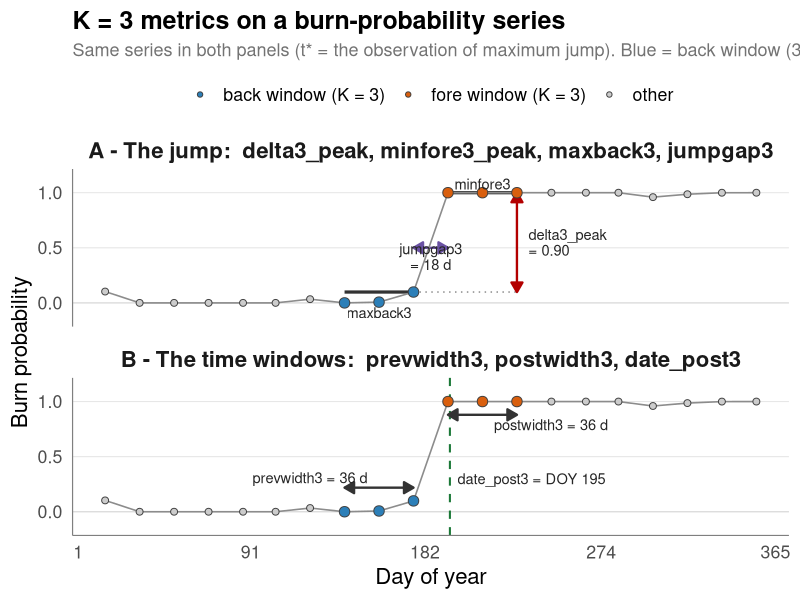
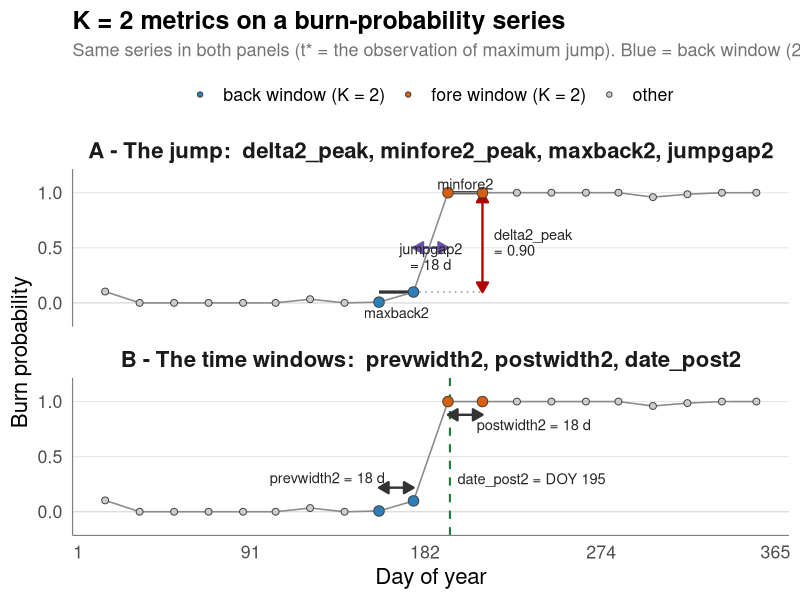

The R script that drew these images, in order:
# ---------------------------------------------------------------------------
# ATBD figures: the burn-probability time-series metrics, schematically.
#
# English port of the two panels of
#   collection-01/notebooks/bpts_metrics_explained.qmd
# (originally written in Spanish to explain step 03 to the team). Same synthetic
# series, same seed, same geometry; only the labels and the titles are translated.
#
# Run from this directory:  Rscript make_bpts_figures.R
# Writes: bpts_metrics_k3.png, bpts_metrics_k2.png
# ---------------------------------------------------------------------------

suppressPackageStartupMessages({
  library(tidyverse)
})

theme_burn <- function(base_size = 16) {
  theme_minimal(base_size = base_size) +
    theme(
      strip.text.x       = element_text(face = "bold", size = base_size,
                                        margin = margin(b = 6)),
      panel.spacing      = unit(1.1, "lines"),
      panel.grid.minor   = element_blank(),
      panel.grid.major.x = element_blank(),
      panel.grid.major.y = element_line(colour = "grey90", linewidth = 0.35),
      axis.line          = element_line(colour = "grey50", linewidth = 0.4),
      plot.title         = element_text(face = "bold", size = base_size + 2,
                                        margin = margin(b = 6)),
      plot.subtitle      = element_text(size = base_size - 3, colour = "grey45",
                                        margin = margin(b = 8)),
      legend.position    = "top"
    )
}
theme_set(theme_burn())

# --- synthetic series: many zeros -> jump -> many ~1, with a little noise -----
set.seed(7)
n     <- 20
doy   <- round(seq(15, 355, length.out = n))   # ~18 d apart
base  <- c(rep(0, 10), rep(1, 10))             # clean step
noise <- rnorm(n, 0, 0.045)
p     <- pmin(pmax(base + noise, 0), 1)

tstar <- 11L
arr   <- arrow(length = unit(0.11, "inches"), ends = "both", type = "closed")
col_prev <- "#2C7FB8"; col_post <- "#D95F0E"

make_panel <- function(K, outfile) {

  prev_idx <- (tstar - K):(tstar - 1L)
  post_idx <- tstar:(tstar + K - 1L)

  maxback   <- max(p[prev_idx])
  minfore   <- min(p[post_idx])
  delta     <- minfore - maxback
  jumpgap   <- doy[tstar] - doy[tstar - 1L]
  prevwidth <- doy[tstar - 1L] - doy[tstar - K]
  postwidth <- doy[tstar + K - 1L] - doy[tstar]
  date_post <- doy[tstar] + 1L

  lab_prev <- sprintf("back window (K = %d)", K)
  lab_post <- sprintf("fore window (K = %d)", K)

  role <- rep("other", n)
  role[prev_idx] <- lab_prev
  role[post_idx] <- lab_post
  role <- factor(role, levels = c(lab_prev, lab_post, "other"))

  panel_levels <- c(
    sprintf("A - The jump:  delta%d_peak, minfore%d_peak, maxback%d, jumpgap%d",
            K, K, K, K),
    sprintf("B - The time windows:  prevwidth%d, postwidth%d, date_post%d",
            K, K, K)
  )
  pA <- panel_levels[1]; pB <- panel_levels[2]

  df <- tidyr::crossing(
    panel = factor(panel_levels, levels = panel_levels),
    tibble(doy = doy, p = p, role = role)
  )

  # ---- panel A: level segments, the jump (delta) and the jumpgap ------------
  segA <- tibble(
    panel = factor(c(pA, pA), levels = panel_levels),
    x     = c(doy[prev_idx[1]], doy[post_idx[1]]),
    xend  = c(doy[prev_idx[K]], doy[post_idx[K]]),
    y     = c(maxback, minfore), yend = c(maxback, minfore)
  )
  x_delta <- doy[post_idx[K]]
  arrA <- tibble(panel = factor(pA, levels = panel_levels),
                 x = x_delta, xend = x_delta, y = maxback, yend = minfore)
  guiaA <- tibble(panel = factor(pA, levels = panel_levels),
                  x = doy[prev_idx[K]], xend = x_delta,
                  y = maxback, yend = maxback)
  arrA_gap <- tibble(panel = factor(pA, levels = panel_levels),
                     x = doy[tstar - 1L], xend = doy[tstar], y = 0.5, yend = 0.5)

  txtA <- tibble(
    panel = factor(pA, levels = panel_levels),
    x = c(mean(doy[prev_idx]), mean(doy[post_idx]), x_delta + 6,
          (doy[tstar - 1L] + doy[tstar]) / 2),
    y = c(-0.09, minfore + 0.08, (maxback + minfore) / 2, 0.42),
    label = c(sprintf("maxback%d", K), sprintf("minfore%d", K),
              sprintf("delta%d_peak\n= %.2f", K, delta),
              sprintf("jumpgap%d\n= %d d", K, jumpgap)),
    hjust = c(0.5, 0.5, 0, 0.5)
  )

  # ---- panel B: window widths and date_post --------------------------------
  arrB <- tibble(
    panel = factor(c(pB, pB), levels = panel_levels),
    x     = c(doy[prev_idx[1]], doy[post_idx[1]]),
    xend  = c(doy[prev_idx[K]], doy[post_idx[K]]),
    y     = c(maxback + 0.12, minfore - 0.12),
    yend  = c(maxback + 0.12, minfore - 0.12)
  )
  vlineB <- tibble(panel = factor(pB, levels = panel_levels), x = date_post)
  txtB <- tibble(
    panel = factor(c(pB, pB, pB), levels = panel_levels),
    x = c(mean(doy[prev_idx]) - 6, mean(doy[post_idx]) + 6, date_post + 4),
    y = c(maxback + 0.21, minfore - 0.21, 0.30),
    label = c(sprintf("prevwidth%d = %d d", K, prevwidth),
              sprintf("postwidth%d = %d d", K, postwidth),
              sprintf("date_post%d = DOY %d", K, date_post)),
    hjust = c(1, 0, 0)
  )

  fills <- setNames(c(col_prev, col_post, "grey80"),
                    c(lab_prev, lab_post, "other"))
  sizes <- setNames(c(3.2, 3.2, 2.0), c(lab_prev, lab_post, "other"))

  g <- ggplot(df, aes(doy, p)) +
    geom_hline(yintercept = 0, colour = "grey85", linewidth = 0.35) +
    geom_segment(data = guiaA, aes(x = x, xend = xend, y = y, yend = yend),
                 linetype = "dotted", colour = "grey55", linewidth = 0.5) +
    geom_segment(data = segA, aes(x = x, xend = xend, y = y, yend = yend),
                 colour = "grey20", linewidth = 1.1) +
    geom_segment(data = arrA, aes(x = x, xend = xend, y = y, yend = yend),
                 arrow = arr, colour = "#B30000", linewidth = 0.8) +
    geom_segment(data = arrA_gap, aes(x = x, xend = xend, y = y, yend = yend),
                 arrow = arr, colour = "#6A51A3", linewidth = 0.8) +
    geom_vline(data = vlineB, aes(xintercept = x),
               linetype = "dashed", colour = "#1B7837", linewidth = 0.7) +
    geom_segment(data = arrB, aes(x = x, xend = xend, y = y, yend = yend),
                 arrow = arr, colour = "grey20", linewidth = 0.8) +
    geom_line(colour = "grey55", linewidth = 0.55) +
    geom_point(aes(fill = role, size = role), shape = 21, colour = "grey25",
               stroke = 0.5) +
    geom_text(data = txtA, aes(x = x, y = y, label = label, hjust = hjust),
              size = 3.7, lineheight = 0.9, colour = "grey15") +
    geom_text(data = txtB, aes(x = x, y = y, label = label, hjust = hjust),
              size = 3.7, lineheight = 0.9, colour = "grey15") +
    facet_wrap(~ panel, ncol = 1) +
    scale_fill_manual(name = NULL, values = fills) +
    scale_size_manual(guide = "none", values = sizes) +
    scale_x_continuous(breaks = c(1, 91, 182, 274, 365)) +
    scale_y_continuous(limits = c(-0.15, 1.15), breaks = c(0, 0.5, 1)) +
    labs(
      x = "Day of year",
      y = "Burn probability",
      title = sprintf("K = %d metrics on a burn-probability series", K),
      subtitle = sprintf(paste0(
        "Same series in both panels (t* = the observation of maximum jump). ",
        "Blue = back window (%d obs), orange = fore window (%d obs)."), K, K)
    )

  ggsave(outfile, g, width = 12, height = 11, dpi = 160)
  message("wrote ", outfile)
}

make_panel(3, "bpts_metrics_k3.png")
make_panel(2, "bpts_metrics_k2.png")
